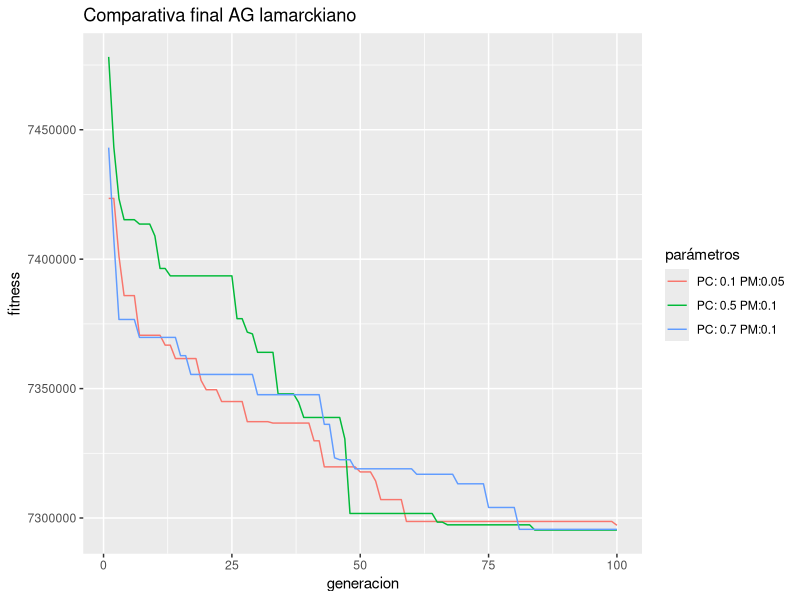
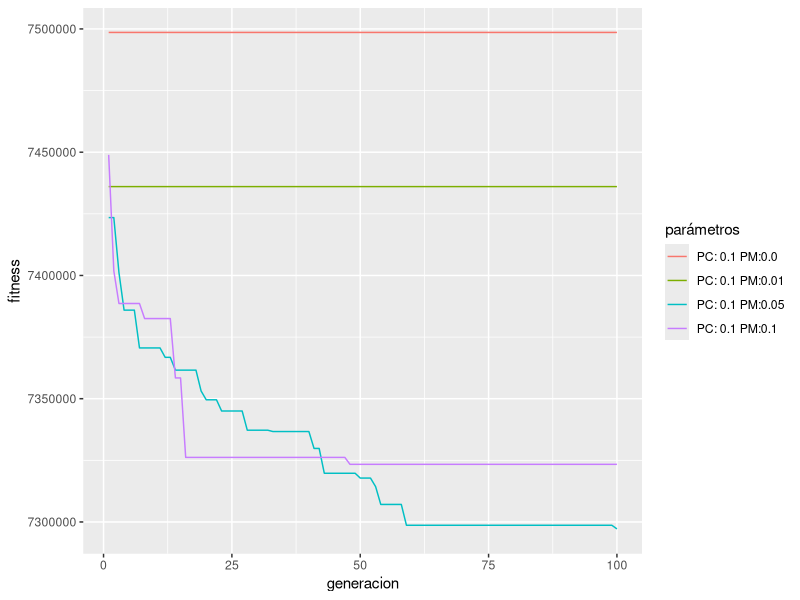
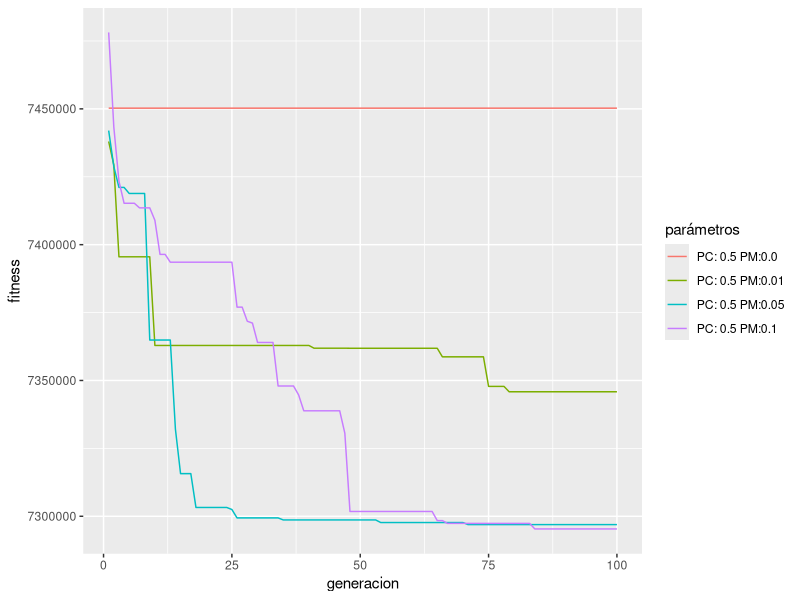
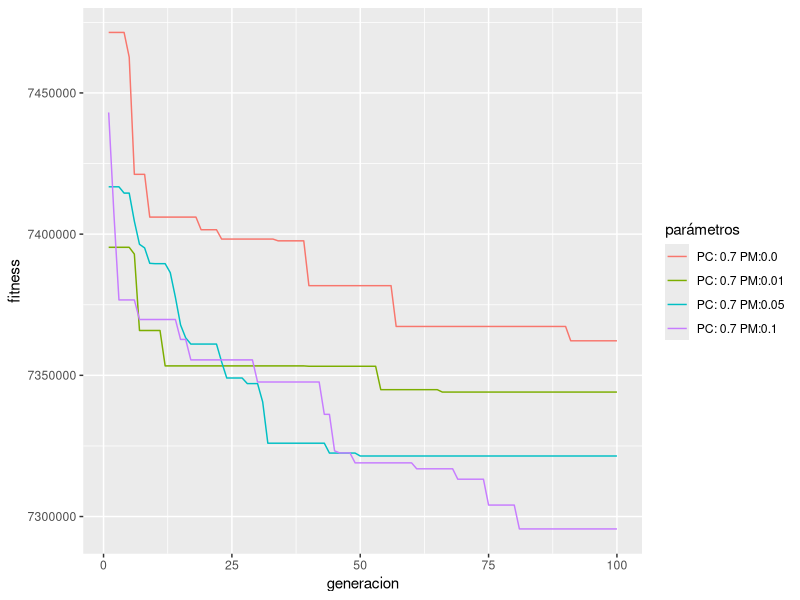

Generate these figures, in order, with R:
library(ggplot2)

#PC = 0.1

rPC0.1PM0 = data.frame(generacion=1:100, fitness=c(7498576, 7498576, 7498576, 7498576, 7498576, 7498576, 7498576,
                                                   7498576, 7498576, 7498576, 7498576, 7498576, 7498576, 7498576,
                                                   7498576, 7498576, 7498576, 7498576, 7498576, 7498576, 7498576,
                                                   7498576, 7498576, 7498576, 7498576, 7498576, 7498576, 7498576,
                                                   7498576, 7498576, 7498576, 7498576, 7498576, 7498576, 7498576,
                                                   7498576, 7498576, 7498576, 7498576, 7498576, 7498576, 7498576,
                                                   7498576, 7498576, 7498576, 7498576, 7498576, 7498576, 7498576,
                                                   7498576, 7498576, 7498576, 7498576, 7498576, 7498576, 7498576,
                                                   7498576, 7498576, 7498576, 7498576, 7498576, 7498576, 7498576,
                                                   7498576, 7498576, 7498576, 7498576, 7498576, 7498576, 7498576,
                                                   7498576, 7498576, 7498576, 7498576, 7498576, 7498576, 7498576,
                                                   7498576, 7498576, 7498576, 7498576, 7498576, 7498576, 7498576,
                                                   7498576, 7498576, 7498576, 7498576, 7498576, 7498576, 7498576,
                                                   7498576, 7498576, 7498576, 7498576, 7498576, 7498576, 7498576,
                                                   7498576, 7498576))

p = ggplot() + geom_line(data = rPC0.1PM0, aes(x = generacion, y = fitness, colour = "PC: 0.1 PM:0.0"))

rPC0.1PM0.01 = data.frame(generacion=1:100, fitness=c(7436046, 7436046, 7436046, 7436046, 7436046, 7436046, 7436046,
                                                      7436046, 7436046, 7436046, 7436046, 7436046, 7436046, 7436046,
                                                      7436046, 7436046, 7436046, 7436046, 7436046, 7436046, 7436046,
                                                      7436046, 7436046, 7436046, 7436046, 7436046, 7436046, 7436046,
                                                      7436046, 7436046, 7436046, 7436046, 7436046, 7436046, 7436046,
                                                      7436046, 7436046, 7436046, 7436046, 7436046, 7436046, 7436046,
                                                      7436046, 7436046, 7436046, 7436046, 7436046, 7436046, 7436046,
                                                      7436046, 7436046, 7436046, 7436046, 7436046, 7436046, 7436046,
                                                      7436046, 7436046, 7436046, 7436046, 7436046, 7436046, 7436046,
                                                      7436046, 7436046, 7436046, 7436046, 7436046, 7436046, 7436046,
                                                      7436046, 7436046, 7436046, 7436046, 7436046, 7436046, 7436046,
                                                      7436046, 7436046, 7436046, 7436046, 7436046, 7436046, 7436046,
                                                      7436046, 7436046, 7436046, 7436046, 7436046, 7436046, 7436046,
                                                      7436046, 7436046, 7436046, 7436046, 7436046, 7436046, 7436046,
                                                      7436046, 7436046))

p = p + geom_line(data = rPC0.1PM0.01, aes(x = generacion, y = fitness, colour = "PC: 0.1 PM:0.01"))

rPC0.1PM0.05 = data.frame(generacion=1:100, fitness=c(7423466, 7423466, 7401188, 7385930, 7385930, 7385930, 7370598,
                                                      7370598, 7370598, 7370598, 7370598, 7366786, 7366786, 7361600,
                                                      7361600, 7361600, 7361600, 7361600, 7353136, 7349558, 7349558,
                                                      7349558, 7345010, 7345010, 7345010, 7345010, 7345010, 7337220,
                                                      7337220, 7337220, 7337220, 7337220, 7336676, 7336676, 7336676,
                                                      7336676, 7336676, 7336676, 7336676, 7336676, 7329828, 7329828,
                                                      7319762, 7319762, 7319762, 7319762, 7319762, 7319762, 7319762,
                                                      7317802, 7317802, 7317802, 7314306, 7307114, 7307114, 7307114,
                                                      7307114, 7307114, 7298670, 7298670, 7298670, 7298670, 7298670,
                                                      7298670, 7298670, 7298670, 7298670, 7298670, 7298670, 7298670,
                                                      7298670, 7298670, 7298670, 7298670, 7298670, 7298670, 7298670,
                                                      7298670, 7298670, 7298670, 7298670, 7298670, 7298670, 7298670,
                                                      7298670, 7298670, 7298670, 7298670, 7298670, 7298670, 7298670,
                                                      7298670, 7298670, 7298670, 7298670, 7298670, 7298670, 7298670,
                                                      7298670, 7297182))

p = p + geom_line(data = rPC0.1PM0.05, aes(x = generacion, y = fitness, colour = "PC: 0.1 PM:0.05"))

rPC0.1PM0.1 = data.frame(generacion=1:100, fitness=c(7448924, 7401870, 7388620, 7388620, 7388620, 7388620, 7388620,
                                                     7382510, 7382510, 7382510, 7382510, 7382510, 7382510, 7358420,
                                                     7358420, 7326198, 7326198, 7326198, 7326198, 7326198, 7326198,
                                                     7326198, 7326198, 7326198, 7326198, 7326198, 7326198, 7326198,
                                                     7326198, 7326198, 7326198, 7326198, 7326198, 7326198, 7326198,
                                                     7326198, 7326198, 7326198, 7326198, 7326198, 7326198, 7326198,
                                                     7326198, 7326198, 7326198, 7326198, 7326198, 7323380, 7323380,
                                                     7323380, 7323380, 7323380, 7323380, 7323380, 7323380, 7323380,
                                                     7323380, 7323380, 7323380, 7323380, 7323380, 7323380, 7323380,
                                                     7323380, 7323380, 7323380, 7323380, 7323380, 7323380, 7323380,
                                                     7323380, 7323380, 7323380, 7323380, 7323380, 7323380, 7323380,
                                                     7323380, 7323380, 7323380, 7323380, 7323380, 7323380, 7323380,
                                                     7323380, 7323380, 7323380, 7323380, 7323380, 7323380, 7323380,
                                                     7323380, 7323380, 7323380, 7323380, 7323380, 7323380, 7323380,
                                                     7323380, 7323380))

p = p + geom_line(data = rPC0.1PM0.1, aes(x = generacion, y = fitness, colour = "PC: 0.1 PM:0.1")) + labs(colour='parámetros')

#PC = 0.5

rPC0.5PM0 = data.frame(generacion=1:100, fitness=c(7450262, 7450262, 7450262, 7450262, 7450262, 7450262, 7450262,
                                                   7450262, 7450262, 7450262, 7450262, 7450262, 7450262, 7450262,
                                                   7450262, 7450262, 7450262, 7450262, 7450262, 7450262, 7450262,
                                                   7450262, 7450262, 7450262, 7450262, 7450262, 7450262, 7450262,
                                                   7450262, 7450262, 7450262, 7450262, 7450262, 7450262, 7450262,
                                                   7450262, 7450262, 7450262, 7450262, 7450262, 7450262, 7450262,
                                                   7450262, 7450262, 7450262, 7450262, 7450262, 7450262, 7450262,
                                                   7450262, 7450262, 7450262, 7450262, 7450262, 7450262, 7450262,
                                                   7450262, 7450262, 7450262, 7450262, 7450262, 7450262, 7450262,
                                                   7450262, 7450262, 7450262, 7450262, 7450262, 7450262, 7450262,
                                                   7450262, 7450262, 7450262, 7450262, 7450262, 7450262, 7450262,
                                                   7450262, 7450262, 7450262, 7450262, 7450262, 7450262, 7450262,
                                                   7450262, 7450262, 7450262, 7450262, 7450262, 7450262, 7450262,
                                                   7450262, 7450262, 7450262, 7450262, 7450262, 7450262, 7450262,
                                                   7450262, 7450262))

p05 = ggplot() + geom_line(data = rPC0.5PM0, aes(x = generacion, y = fitness, colour = "PC: 0.5 PM:0.0"))

rPC0.5PM0.01 = data.frame(generacion=1:100, fitness=c(7437996, 7429362, 7395536, 7395536, 7395536, 7395536, 7395536,
                                                      7395536, 7395536, 7362888, 7362888, 7362888, 7362888, 7362888,
                                                      7362888, 7362888, 7362888, 7362888, 7362888, 7362888, 7362888,
                                                      7362888, 7362888, 7362888, 7362888, 7362888, 7362888, 7362888,
                                                      7362888, 7362888, 7362888, 7362888, 7362888, 7362888, 7362888,
                                                      7362888, 7362888, 7362888, 7362888, 7362888, 7361880, 7361880,
                                                      7361880, 7361880, 7361880, 7361880, 7361880, 7361862, 7361862,
                                                      7361862, 7361862, 7361862, 7361862, 7361862, 7361862, 7361862,
                                                      7361862, 7361862, 7361862, 7361862, 7361862, 7361862, 7361862,
                                                      7361862, 7361862, 7358704, 7358704, 7358704, 7358704, 7358704,
                                                      7358704, 7358704, 7358704, 7358704, 7347820, 7347820, 7347820,
                                                      7347820, 7345840, 7345840, 7345840, 7345840, 7345840, 7345840,
                                                      7345840, 7345840, 7345840, 7345840, 7345840, 7345840, 7345840,
                                                      7345840, 7345840, 7345840, 7345840, 7345840, 7345840, 7345840,
                                                      7345840, 7345840))

p05 = p05 + geom_line(data = rPC0.5PM0.01, aes(x = generacion, y = fitness, colour = "PC: 0.5 PM:0.01"))

rPC0.5PM0.05 = data.frame(generacion=1:100, fitness=c(7442014, 7428786, 7421086, 7421086, 7418848, 7418848, 7418848,
                                                      7418848, 7364888, 7364888, 7364888, 7364888, 7364888, 7332056,
                                                      7315694, 7315694, 7315694, 7303238, 7303238, 7303238, 7303238,
                                                      7303238, 7303238, 7303238, 7302488, 7299396, 7299396, 7299396,
                                                      7299396, 7299396, 7299396, 7299396, 7299396, 7299396, 7298652,
                                                      7298652, 7298652, 7298652, 7298652, 7298652, 7298652, 7298652,
                                                      7298652, 7298652, 7298652, 7298652, 7298652, 7298652, 7298652,
                                                      7298652, 7298652, 7298652, 7298652, 7297686, 7297686, 7297686,
                                                      7297686, 7297686, 7297686, 7297686, 7297686, 7297686, 7297686,
                                                      7297686, 7297686, 7297686, 7297686, 7297686, 7297686, 7297686,
                                                      7296924, 7296924, 7296924, 7296924, 7296924, 7296924, 7296924,
                                                      7296924, 7296924, 7296924, 7296924, 7296924, 7296924, 7296924,
                                                      7296924, 7296924, 7296924, 7296924, 7296924, 7296924, 7296924,
                                                      7296924, 7296924, 7296924, 7296924, 7296924, 7296924, 7296924,
                                                      7296924, 7296924))

p05 = p05 + geom_line(data = rPC0.5PM0.05, aes(x = generacion, y = fitness, colour = "PC: 0.5 PM:0.05"))

rPC0.5PM0.1 = data.frame(generacion=1:100, fitness=c(7478144, 7443316, 7423382, 7415246, 7415246, 7415246, 7413556,
                                                     7413556, 7413556, 7408976, 7396414, 7396414, 7393554, 7393554,
                                                     7393554, 7393554, 7393554, 7393554, 7393554, 7393554, 7393554,
                                                     7393554, 7393554, 7393554, 7393554, 7377008, 7377008, 7371808,
                                                     7371134, 7364000, 7364000, 7364000, 7364000, 7347972, 7347972,
                                                     7347972, 7347972, 7344668, 7338840, 7338840, 7338840, 7338840,
                                                     7338840, 7338840, 7338840, 7338840, 7330576, 7301768, 7301768,
                                                     7301768, 7301768, 7301768, 7301768, 7301768, 7301768, 7301768,
                                                     7301768, 7301768, 7301768, 7301768, 7301768, 7301768, 7301768,
                                                     7301768, 7298408, 7298408, 7297366, 7297366, 7297366, 7297366,
                                                     7297366, 7297366, 7297366, 7297366, 7297366, 7297366, 7297366,
                                                     7297366, 7297366, 7297366, 7297366, 7297366, 7297366, 7295344,
                                                     7295344, 7295344, 7295344, 7295344, 7295344, 7295344, 7295344,
                                                     7295344, 7295344, 7295344, 7295344, 7295344, 7295344, 7295344,
                                                     7295344, 7295344))

p05 = p05 + geom_line(data = rPC0.5PM0.1, aes(x = generacion, y = fitness, colour = "PC: 0.5 PM:0.1")) + labs(colour='parámetros')

#PC = 0.7

rPC0.7PM0 = data.frame(generacion=1:100, fitness=c(7471430, 7471430, 7471430, 7471430, 7462666, 7421176, 7421176,
                                                   7421176, 7406038, 7406038, 7406038, 7406038, 7406038, 7406038,
                                                   7406038, 7406038, 7406038, 7406038, 7401570, 7401570, 7401570,
                                                   7401570, 7398258, 7398258, 7398258, 7398258, 7398258, 7398258,
                                                   7398258, 7398258, 7398258, 7398258, 7398258, 7397636, 7397636,
                                                   7397636, 7397636, 7397636, 7397636, 7381766, 7381766, 7381766,
                                                   7381766, 7381766, 7381766, 7381766, 7381766, 7381766, 7381766,
                                                   7381766, 7381766, 7381766, 7381766, 7381766, 7381766, 7381766,
                                                   7367304, 7367304, 7367304, 7367304, 7367304, 7367304, 7367304,
                                                   7367304, 7367304, 7367304, 7367304, 7367304, 7367304, 7367304,
                                                   7367304, 7367304, 7367304, 7367304, 7367304, 7367304, 7367304,
                                                   7367304, 7367304, 7367304, 7367304, 7367304, 7367304, 7367304,
                                                   7367304, 7367304, 7367304, 7367304, 7367304, 7367304, 7362242,
                                                   7362242, 7362242, 7362242, 7362242, 7362242, 7362242, 7362242,
                                                   7362242, 7362242))

p07 = ggplot() + geom_line(data = rPC0.7PM0, aes(x = generacion, y = fitness, colour = "PC: 0.7 PM:0.0"))

rPC0.7PM0.01 = data.frame(generacion=1:100, fitness=c(7395344, 7395344, 7395344, 7395344, 7395344, 7392944, 7365882,
                                                      7365882, 7365882, 7365882, 7365882, 7353348, 7353348, 7353348,
                                                      7353348, 7353348, 7353348, 7353348, 7353348, 7353348, 7353348,
                                                      7353348, 7353348, 7353348, 7353348, 7353348, 7353348, 7353348,
                                                      7353348, 7353348, 7353348, 7353348, 7353348, 7353348, 7353348,
                                                      7353348, 7353348, 7353348, 7353348, 7353218, 7353218, 7353218,
                                                      7353218, 7353218, 7353218, 7353218, 7353218, 7353218, 7353218,
                                                      7353218, 7353218, 7353218, 7353218, 7344934, 7344934, 7344934,
                                                      7344934, 7344934, 7344934, 7344934, 7344934, 7344934, 7344934,
                                                      7344934, 7344934, 7344072, 7344072, 7344072, 7344072, 7344072,
                                                      7344072, 7344072, 7344072, 7344072, 7344072, 7344072, 7344072,
                                                      7344072, 7344072, 7344072, 7344072, 7344072, 7344072, 7344072,
                                                      7344072, 7344072, 7344072, 7344072, 7344072, 7344072, 7344072,
                                                      7344072, 7344072, 7344072, 7344072, 7344072, 7344072, 7344072,
                                                      7344072, 7344072))

p07 = p07 + geom_line(data = rPC0.7PM0.01, aes(x = generacion, y = fitness, colour = "PC: 0.7 PM:0.01"))

rPC0.7PM0.05 = data.frame(generacion=1:100, fitness=c(7416762, 7416762, 7416762, 7414536, 7414536, 7404582, 7396402,
                                                      7395132, 7389672, 7389550, 7389550, 7389550, 7386358, 7377610,
                                                      7367864, 7363274, 7361080, 7361080, 7361080, 7361080, 7361080,
                                                      7361080, 7354758, 7349056, 7349056, 7349056, 7349056, 7347082,
                                                      7347082, 7347082, 7340580, 7325976, 7325976, 7325976, 7325976,
                                                      7325976, 7325976, 7325976, 7325976, 7325976, 7325976, 7325976,
                                                      7325976, 7322472, 7322472, 7322472, 7322472, 7322472, 7322472,
                                                      7321436, 7321436, 7321436, 7321436, 7321436, 7321436, 7321436,
                                                      7321436, 7321436, 7321436, 7321436, 7321436, 7321436, 7321436,
                                                      7321436, 7321436, 7321436, 7321436, 7321436, 7321436, 7321436,
                                                      7321436, 7321436, 7321436, 7321436, 7321436, 7321436, 7321436,
                                                      7321436, 7321436, 7321436, 7321436, 7321436, 7321436, 7321436,
                                                      7321436, 7321436, 7321436, 7321436, 7321436, 7321436, 7321436,
                                                      7321436, 7321436, 7321436, 7321436, 7321436, 7321436, 7321436,
                                                      7321436, 7321436))

p07 = p07 + geom_line(data = rPC0.7PM0.05, aes(x = generacion, y = fitness, colour = "PC: 0.7 PM:0.05"))

rPC0.7PM0.1 = data.frame(generacion=1:100, fitness=c(7443088, 7407822, 7376710, 7376710, 7376710, 7376710, 7369778,
                                                     7369778, 7369778, 7369778, 7369778, 7369778, 7369778, 7369778,
                                                     7362716, 7362716, 7355472, 7355472, 7355472, 7355472, 7355472,
                                                     7355472, 7355472, 7355472, 7355472, 7355472, 7355472, 7355472,
                                                     7355472, 7347642, 7347642, 7347642, 7347642, 7347642, 7347642,
                                                     7347642, 7347642, 7347642, 7347642, 7347642, 7347642, 7347642,
                                                     7336194, 7336194, 7323262, 7322524, 7322524, 7322524, 7319012,
                                                     7319012, 7319012, 7319012, 7319012, 7319012, 7319012, 7319012,
                                                     7319012, 7319012, 7319012, 7319012, 7316902, 7316902, 7316902,
                                                     7316902, 7316902, 7316902, 7316902, 7316902, 7313224, 7313224,
                                                     7313224, 7313224, 7313224, 7313224, 7304072, 7304072, 7304072,
                                                     7304072, 7304072, 7304072, 7295622, 7295622, 7295622, 7295622,
                                                     7295622, 7295622, 7295622, 7295622, 7295622, 7295622, 7295622,
                                                     7295622, 7295622, 7295622, 7295622, 7295622, 7295622, 7295622,
                                                     7295622, 7295622))

p07 = p07 + geom_line(data = rPC0.7PM0.1, aes(x = generacion, y = fitness, colour = "PC: 0.7 PM:0.1")) + labs(colour='parámetros')

#Final

final = ggplot() + ggtitle("Comparativa final AG lamarckiano")
final = final + geom_line(data = rPC0.1PM0.05, aes(x = generacion, y = fitness, colour="PC: 0.1 PM:0.05"))
final = final + geom_line(data = rPC0.5PM0.1, aes(x = generacion, y = fitness, colour="PC: 0.5 PM:0.1"))
final = final + geom_line(data = rPC0.7PM0.1, aes(x = generacion, y = fitness, colour="PC: 0.7 PM:0.1")) + labs(colour='parámetros')